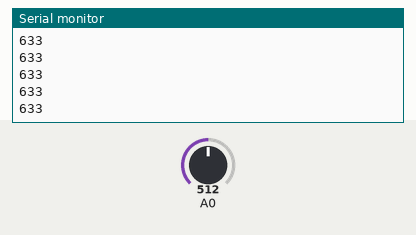
This sketch was run on a simulated Arduino Uno, built with avr-gcc and run on an emulated ATmega328P. Parts: the last lines printed to the serial monitor. The inputs (shaded band) are chosen by the test bench; at power-on: A0 = 512.

Above: at 1.2 s.
1.3 s: A0 set to 716
At 1.8 s:
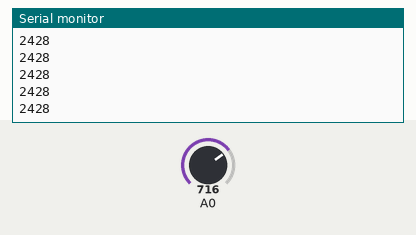
2.8 s: A0 set to 900
At 3.3 s:
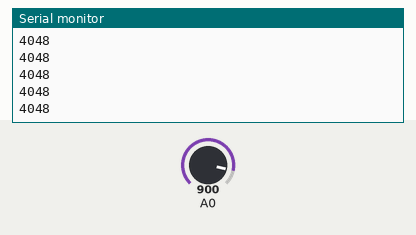
Timing chart, 0 to 5.8 s (numbered marks = the images above; inputs shaded):
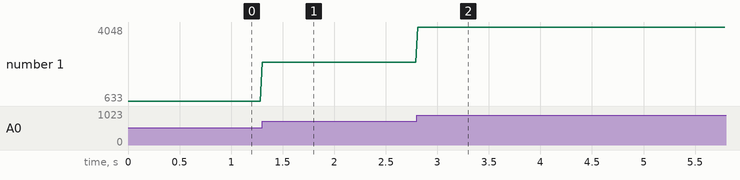

Measured:
- after the input at 1.3 s, the serial monitor: prints a new line at once (image 1)
- after the input at 2.8 s, the serial monitor: prints a new line at once (image 2)
- plotted number 1: 633 → 2428 after the input at 1.3 s, 2428 → 4048 after the input at 2.8 s

The sketch:

accel.ino
```cpp
/*
  Accelerometer read

  Reads an analog input on pin 0, prints the result to the Serial Monitor.
*/
void setup() {
  // initialize serial communication at 9600 bits per second:
  Serial.begin(9600);
}

void loop() {
  // read the input on analog pin 0:
  int sensorValue = analogRead(A0);
//  sensor range is 490 to 540. Map it to 440 to 880 for pitch:
  int pitch = map(sensorValue, 490, 540, 440, 880);
  // print out the value you read:
  Serial.println(pitch);
   // delay to allow Accelerometer to stabilize
  delay(20);
}
```
